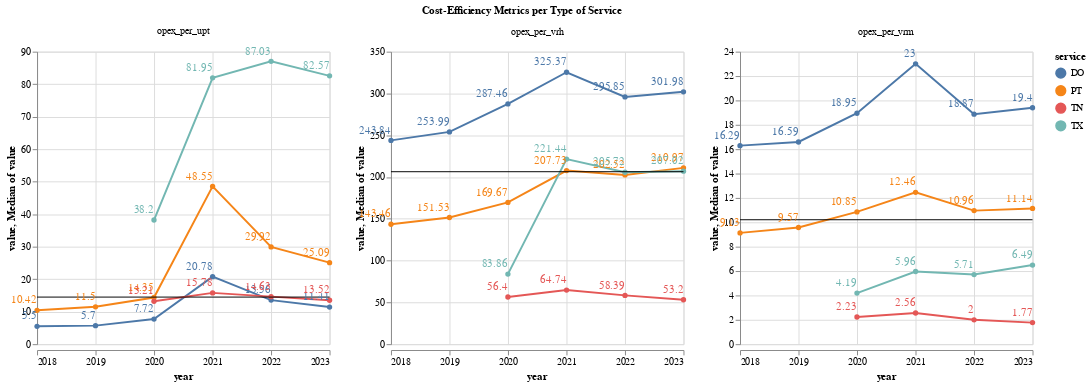

This figure's notebook cell:
### Code cell
make_line(by_tos_long[by_tos_long["variable"].isin(cost_eff)], 
          x_col= "year:T", 
          y_col= "value",
          facet= "variable:N",
          color= "service:N",
          title= "Cost-Efficiency Metrics per Type of Service",
          ind_axis=True
         )

### Figure 1 — Vega-Lite specification as saved in the notebook (floating-point values rounded to 4 significant figures)
{"config": {"view": {"continuousWidth": 300, "continuousHeight": 300}}, "data": {"name": "data-ddfc3117e82a9ab7020c1c284ca0b50f"}, "facet": {"field": "variable", "title": "Cost-Efficiency Metrics per Type of Service", "type": "nominal"}, "spec": {"layer": [{"mark": {"type": "line", "point": true}, "encoding": {"color": {"field": "service", "type": "nominal"}, "tooltip": [{"field": "year", "type": "temporal"}, {"field": "value", "type": "quantitative"}, {"field": "service", "type": "nominal"}], "x": {"field": "year", "type": "temporal"}, "y": {"field": "value", "type": "quantitative"}}}, {"mark": {"type": "rule"}, "encoding": {"y": {"aggregate": "median", "field": "value", "type": "quantitative"}}}, {"mark": {"type": "text", "align": "right", "dy": -10}, "encoding": {"color": {"field": "service", "type": "nominal"}, "text": {"field": "value", "type": "quantitative"}, "x": {"field": "year", "type": "temporal"}, "y": {"field": "value", "type": "quantitative"}}}]}, "columns": 3, "resolve": {"scale": {"y": "independent"}}, "$schema": "https://vega.github.io/schema/vega-lite/v5.20.1.json", "datasets": {"data-ddfc3117e82a9ab7020c1c284ca0b50f": [{"service": "DO", "RTPA": "Metropolitan Transportation Commission", "year": "2018", "variable": "opex_per_vrh", "value": 243.8}, {"service": "DO", "RTPA": "Metropolitan Transportation Commission", "year": "2019", "variable": "opex_per_vrh", "value": 254.0}, {"service": "DO", "RTPA": "Metropolitan Transportation Commission", "year": "2020", "variable": "opex_per_vrh", "value": 287.5}, {"service": "DO", "RTPA": "Metropolitan Transportation Commission", "year": "2021", "variable": "opex_per_vrh", "value": 325.4}, {"service": "DO", "RTPA": "Metropolitan Transportation Commission", "year": "2022", "variable": "opex_per_vrh", "value": 295.9}, {"service": "DO", "RTPA": "Metropolitan Transportation Commission", "year": "2023", "variable": "opex_per_vrh", "value": 302.0}, {"service": "PT", "RTPA": "Metropolitan Transportation Commission", "year": "2018", "variable": "opex_per_vrh", "value": 143.5}, {"service": "PT", "RTPA": "Metropolitan Transportation Commission", "year": "2019", "variable": "opex_per_vrh", "value": 151.5}, {"service": "PT", "RTPA": "Metropolitan Transportation Commission", "year": "2020", "variable": "opex_per_vrh", "value": 169.7}, {"service": "PT", "RTPA": "Metropolitan Transportation Commission", "year": "2021", "variable": "opex_per_vrh", "value": 207.7}, {"service": "PT", "RTPA": "Metropolitan Transportation Commission", "year": "2022", "variable": "opex_per_vrh", "value": 202.5}, {"service": "PT", "RTPA": "Metropolitan Transportation Commission", "year": "2023", "variable": "opex_per_vrh", "value": 211.0}, {"service": "TN", "RTPA": "Metropolitan Transportation Commission", "year": "2020", "variable": "opex_per_vrh", "value": 56.4}, {"service": "TN", "RTPA": "Metropolitan Transportation Commission", "year": "2021", "variable": "opex_per_vrh", "value": 64.74}, {"service": "TN", "RTPA": "Metropolitan Transportation Commission", "year": "2022", "variable": "opex_per_vrh", "value": 58.39}, {"service": "TN", "RTPA": "Metropolitan Transportation Commission", "year": "2023", "variable": "opex_per_vrh", "value": 53.2}, {"service": "TX", "RTPA": "Metropolitan Transportation Commission", "year": "2020", "variable": "opex_per_vrh", "value": 83.86}, {"service": "TX", "RTPA": "Metropolitan Transportation Commission", "year": "2021", "variable": "opex_per_vrh", "value": 221.4}, {"service": "TX", "RTPA": "Metropolitan Transportation Commission", "year": "2022", "variable": "opex_per_vrh", "value": 205.7}, {"service": "TX", "RTPA": "Metropolitan Transportation Commission", "year": "2023", "variable": "opex_per_vrh", "value": 207.0}, {"service": "DO", "RTPA": "Metropolitan Transportation Commission", "year": "2018", "variable": "opex_per_vrm", "value": 16.29}, {"service": "DO", "RTPA": "Metropolitan Transportation Commission", "year": "2019", "variable": "opex_per_vrm", "value": 16.59}, {"service": "DO", "RTPA": "Metropolitan Transportation Commission", "year": "2020", "variable": "opex_per_vrm", "value": 18.95}, {"service": "DO", "RTPA": "Metropolitan Transportation Commission", "year": "2021", "variable": "opex_per_vrm", "value": 23.0}, {"service": "DO", "RTPA": "Metropolitan Transportation Commission", "year": "2022", "variable": "opex_per_vrm", "value": 18.87}, {"service": "DO", "RTPA": "Metropolitan Transportation Commission", "year": "2023", "variable": "opex_per_vrm", "value": 19.4}, {"service": "PT", "RTPA": "Metropolitan Transportation Commission", "year": "2018", "variable": "opex_per_vrm", "value": 9.13}, {"service": "PT", "RTPA": "Metropolitan Transportation Commission", "year": "2019", "variable": "opex_per_vrm", "value": 9.57}, {"service": "PT", "RTPA": "Metropolitan Transportation Commission", "year": "2020", "variable": "opex_per_vrm", "value": 10.85}, {"service": "PT", "RTPA": "Metropolitan Transportation Commission", "year": "2021", "variable": "opex_per_vrm", "value": 12.46}, {"service": "PT", "RTPA": "Metropolitan Transportation Commission", "year": "2022", "variable": "opex_per_vrm", "value": 10.96}, {"service": "PT", "RTPA": "Metropolitan Transportation Commission", "year": "2023", "variable": "opex_per_vrm", "value": 11.14}, {"service": "TN", "RTPA": "Metropolitan Transportation Commission", "year": "2020", "variable": "opex_per_vrm", "value": 2.23}, {"service": "TN", "RTPA": "Metropolitan Transportation Commission", "year": "2021", "variable": "opex_per_vrm", "value": 2.56}, {"service": "TN", "RTPA": "Metropolitan Transportation Commission", "year": "2022", "variable": "opex_per_vrm", "value": 2.0}, {"service": "TN", "RTPA": "Metropolitan Transportation Commission", "year": "2023", "variable": "opex_per_vrm", "value": 1.77}, {"service": "TX", "RTPA": "Metropolitan Transportation Commission", "year": "2020", "variable": "opex_per_vrm", "value": 4.19}, {"service": "TX", "RTPA": "Metropolitan Transportation Commission", "year": "2021", "variable": "opex_per_vrm", "value": 5.96}, {"service": "TX", "RTPA": "Metropolitan Transportation Commission", "year": "2022", "variable": "opex_per_vrm", "value": 5.71}, {"service": "TX", "RTPA": "Metropolitan Transportation Commission", "year": "2023", "variable": "opex_per_vrm", "value": 6.49}, {"service": "DO", "RTPA": "Metropolitan Transportation Commission", "year": "2018", "variable": "opex_per_upt", "value": 5.5}, {"service": "DO", "RTPA": "Metropolitan Transportation Commission", "year": "2019", "variable": "opex_per_upt", "value": 5.7}, {"service": "DO", "RTPA": "Metropolitan Transportation Commission", "year": "2020", "variable": "opex_per_upt", "value": 7.72}, {"service": "DO", "RTPA": "Metropolitan Transportation Commission", "year": "2021", "variable": "opex_per_upt", "value": 20.78}, {"service": "DO", "RTPA": "Metropolitan Transportation Commission", "year": "2022", "variable": "opex_per_upt", "value": 13.56}, {"service": "DO", "RTPA": "Metropolitan Transportation Commission", "year": "2023", "variable": "opex_per_upt", "value": 11.41}, {"service": "PT", "RTPA": "Metropolitan Transportation Commission", "year": "2018", "variable": "opex_per_upt", "value": 10.42}, {"service": "PT", "RTPA": "Metropolitan Transportation Commission", "year": "2019", "variable": "opex_per_upt", "value": 11.5}, {"service": "PT", "RTPA": "Metropolitan Transportation Commission", "year": "2020", "variable": "opex_per_upt", "value": 14.35}, {"service": "PT", "RTPA": "Metropolitan Transportation Commission", "year": "2021", "variable": "opex_per_upt", "value": 48.55}, {"service": "PT", "RTPA": "Metropolitan Transportation Commission", "year": "2022", "variable": "opex_per_upt", "value": 29.92}, {"service": "PT", "RTPA": "Metropolitan Transportation Commission", "year": "2023", "variable": "opex_per_upt", "value": 25.09}, {"service": "TN", "RTPA": "Metropolitan Transportation Commission", "year": "2020", "variable": "opex_per_upt", "value": 13.21}, {"service": "TN", "RTPA": "Metropolitan Transportation Commission", "year": "2021", "variable": "opex_per_upt", "value": 15.78}, {"service": "TN", "RTPA": "Metropolitan Transportation Commission", "year": "2022", "variable": "opex_per_upt", "value": 14.63}, {"service": "TN", "RTPA": "Metropolitan Transportation Commission", "year": "2023", "variable": "opex_per_upt", "value": 13.52}, {"service": "TX", "RTPA": "Metropolitan Transportation Commission", "year": "2020", "variable": "opex_per_upt", "value": 38.2}, {"service": "TX", "RTPA": "Metropolitan Transportation Commission", "year": "2021", "variable": "opex_per_upt", "value": 81.95}, {"service": "TX", "RTPA": "Metropolitan Transportation Commission", "year": "2022", "variable": "opex_per_upt", "value": 87.03}, {"service": "TX", "RTPA": "Metropolitan Transportation Commission", "year": "2023", "variable": "opex_per_upt", "value": 82.57}]}}
